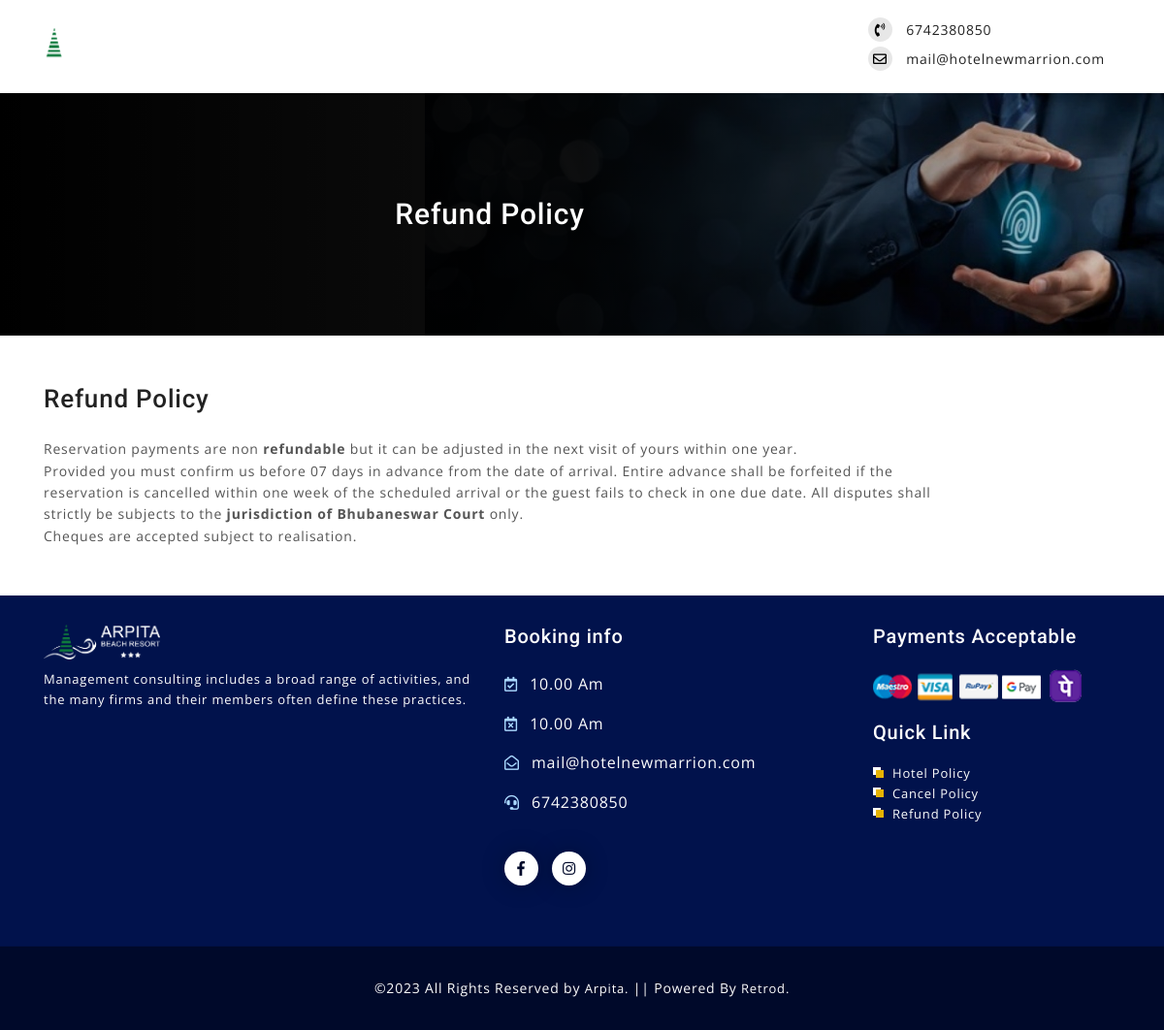
The page /be/refund-policy.php on the database its author committed.
### tables this page shows
CREATE TABLE `profile` (
  `id` int(11) NOT NULL,
  `name` varchar(250) NOT NULL,
  `email` varchar(250) NOT NULL,
  `primaryphone` varchar(150) NOT NULL,
  `address` text NOT NULL,
  `district` varchar(250) NOT NULL,
  `pincode` varchar(250) NOT NULL,
  `gst` varchar(250) NOT NULL,
  `description` text NOT NULL,
  `logo` varchar(250) NOT NULL,
  `logo2` varchar(250) NOT NULL,
  `favicon` varchar(250) NOT NULL,
  `url` varchar(550) NOT NULL,
  `checkIn` varchar(250) NOT NULL,
  `checkOut` varchar(250) NOT NULL,
  `waNo` varchar(15) DEFAULT NULL,
  `fbLink` varchar(250) NOT NULL,
  `inLink` varchar(250) NOT NULL,
  `twLink` varchar(250) NOT NULL
);

CREATE TABLE `term` (
  `id` int(11) NOT NULL,
  `policy` varchar(250) NOT NULL,
  `title` varchar(250) NOT NULL,
  `termContent` text NOT NULL,
  `status` int(11) NOT NULL DEFAULT 1
);

### be/admin/include/function.php (called while the page is built, shortened)
<?php
function hotelDetail(){
    global $conDB;
    $sql = mysqli_query($conDB, "select * from profile");
    $row = mysqli_fetch_assoc($sql);
    return $row;
}
?>

### be/refund-policy.php (the view, shortened to what this page needs)
<?php
include (SERVER_INCLUDE_PATH.'db.php');
include (SERVER_INCLUDE_PATH.'function.php');
$sql = mysqli_query($conDB, "select * from term where id ='3' ");
$row = mysqli_fetch_assoc($sql);
$title = $row['title'];
$termContent = $row['termContent'];
?>
<!doctype html>
<html lang="en">
<head>
    <?php include(SERVER_BOOKING_PATH.'/screen/head.php') ?>
</head>
<body>
    <?php include(SERVER_BOOKING_PATH.'/screen/navbar.php') ?>
    <section id="policySection">
        <div class="container">
            <div class="row">
                <div class="col-md-10">
                    <div class="content">
                        <h2><?php echo $title ?></h2>
                    </div>
                </div>
            </div>
        </div>
    </section>
    <section id="policyContent">
        <div class="container">
            <div class="row">
                <div class="col-md-10">
                    <div class="content">
                        <h4><?php echo $title ?></h4>
                        <div calss="caption">
                            <?php echo $termContent ?>
                        </div>
                    </div>
                </div>
            </div>
        </div>
    </section>
    <?php include(SERVER_BOOKING_PATH.'/screen/footer.php') ?>
    </body>
</html>

### be/screen/navbar.php (shortened to what this page needs)
<header id="navBar" class="header-static navbar-sticky navbar-light">
    <nav class="navbar navbar-expand-lg">
        <div class="container-fluid">
            <div class="flex">
                <div class="left_side">
                    <a style="display: flex;justify-content: center;align-items: center;" class="logo" href="<?php echo hotelDetail()['url'] ?>" target="blank">
                        <img style="width: 100%;height: auto;" src="<?php echo FRONT_SITE_IMG.hotelDetail()['logo'] ?>" alt="">
                    </a>
                </div>
                <div class="right_side">
                    <div class="contact_section">
                        <div class="box">
                            <a href="tel:<?php echo hotelDetail()['primaryphone'] ?>">
                                <span class="fas fa-phone-volume icon"></span>
                                <span><?php echo hotelDetail()['primaryphone'] ?></span>
                            </a>
                        </div>
                        <div class="box">
                            <a href="mailto: <?php echo hotelDetail()['email'] ?>">
                                <span class="far fa-envelope icon"></span>
                                <span><?php echo hotelDetail()['email'] ?></span>
                            </a>
                        </div>
                    </div>
                </div>
            </div>
        </div>
    </nav>
</header>

### be/screen/footer.php (shortened to what this page needs)
<footer class="footer footer-dark position-relative">
    <div class="footer_content">
        <div class="container">
            <div class="row">
                <div class="col-md-5">
                    <div class="caption">
                        <div class="logo" style="width: 120px; margin-bottom: 10px;"><a href="<?= hotelDetail()['url'] ?>" target="_blank"><img src="<?= FRONT_SITE_IMG.hotelDetail()['logo'] ?>" alt="<?php echo hotelDetail()['name'] ?> logo"></a></div>
                        <p id="footerDescCaption"><?php
                        $strlen = strlen(hotelDetail()['description']);
                            if(strlen(hotelDetail()['description']) > 180){
                                echo substr(hotelDetail()['description'], 0, 180).'<span id="footerDescReadMoreBtn">... <span style="color: #abd9ff;cursor: pointer;">Read More</span></span>';
                                echo '<span id="footerDescReadLessCaption" style="display:none">'. substr(hotelDetail()['description'], 180, $strlen) . '<span id="footerDescReadLessBtn" style="cursor: pointer;color: #abd9ff;"> Read Less</span></span>';
                            }else{
                                echo hotelDetail()['description'];
                            }
                        ?></p>
                    </div>
                </div>
                <div class="col-md-4">
                    <div class="booking_detail">
                        <h4>Booking info</h4>
                        <ul class="booking_info">
                            <li style="display: block;">
                                <i class="far fa-calendar-check"></i> <b><?php echo hotelDetail()['checkIn'] ?></b>
                            </li>
                            <li style="display: block;">
                                <i class="far fa-calendar-times"></i> <b><?php echo hotelDetail()['checkOut'] ?></b>
                            </li>
                            <li style="display: block;">
                                <a href="mailto:<?php echo hotelDetail()['email'] ?>"><i class="far fa-envelope-open"></i> <b><?php echo hotelDetail()['email'] ?></b></a>
                            </li>
                            <li style="display: block;">
                                <a href="tel:<?php echo hotelDetail()['primaryphone'] ?>"><i class="fas fa-headset"></i> <b><?php echo hotelDetail()['primaryphone'] ?></b></a>
                            </li>
                        </ul>
                        <br/>
                        <ul class="social">
                            <li style="display: inline-block;"><a href="<?= hotelDetail()['fb-link']?>" target="_blank"><i class="fab fa-facebook-f"></i></a></li>
                            <li style="display: inline-block;"><a href="<?= hotelDetail()['in-link']?>" target="_blank"><i class="fab fa-instagram"></i></a></li>
                        </ul>
                    </div>
                </div>
                <div class="col-md-3">
                    <h4>Payments Acceptable</h4>
                    <ul style="padding-top: 20px;">
                        <li style="display: inline-block;"><img style="width: 40px;" src="<?php echo FRONT_SITE_IMG ?>icon/master.png" alt=""></li>
                        <li style="display: inline-block;"><img style="width: 40px;" src="<?php echo FRONT_SITE_IMG ?>icon/visa.png" alt=""></li>
                        <li style="display: inline-block;"><img style="width: 40px;" src="<?php echo FRONT_SITE_IMG ?>icon/rupay.png" alt=""></li>
                        <li style="display: inline-block;"><img style="width: 40px;" src="<?php echo FRONT_SITE_IMG ?>icon/gpay.png" alt=""></li>
                        <li style="display: inline-block;"><img style="width: 40px;" src="<?php echo FRONT_SITE_IMG ?>icon/phonepe.png" alt=""></li>
                    </ul>
                    <h4 style="margin-top:15px">Quick Link</h4>
                    <ul style="padding-top: 20px;">
                        <li class="footer_link" style="display: block;"><a href="<?php echo FRONT_BOOKING_SITE ?>/hotel-policy.php" target="_blank"><span>Hotel Policy</span></a></li>
                        <li class="footer_link" style="display: block;"><a href="<?php echo FRONT_BOOKING_SITE ?>/cancel-policy.php" target="_blank"><span>Cancel Policy</span></a></li>
                        <li class="footer_link" style="display: block;"><a href="<?php echo FRONT_BOOKING_SITE ?>/refund-policy.php" target="_blank"><span>Refund Policy</span></a></li>
                    </ul>
                </div>
            </div>
        </div>
    </div>
    <div class="divider mt-3"></div>
    <div class="footer-copyright py-3">
        <div class="container">
            <div class="d-md-flex justify-content-between align-items-center py-3 text-center text-md-left">
                <div class="copyright-text">©<?php echo date('Y') ?> All Rights Reserved by <a href="<?php echo hotelDetail()['url'] ?>" target="blank"> <?php echo hotelDetail()['name'] ?>.</a> ||
                    Powered By <a target="blank" href="https://retrodtech.com"> Retrod.</a></div>
            </div>
        </div>
    </div>
</footer>

### be/css/style.css (style rules this page uses)
* { -webkit-user-select: none; -moz-user-select: none; user-select: none; }
h1, h2, h3, h4, h5, h6, p, b, strong { -webkit-user-select: text; -moz-user-select: text; user-select: text; }

### be/css/global.css (style rules this page uses)
html { font-size: 100%; }
html, body, div, span, applet, object, iframe, h1, h2, h3, h4, h5, h6, p, blockquote, pre, a, abbr, acronym, address, big, cite, code, del, dfn, em, font, ins, kbd, q, s, samp, small, strike, strong, sub, sup, tt, var, dl, dt, dd, ol, ul, li, fieldset, form, label, legend, table, caption, tbody, tfoot, thead, tr, th, td { border: 0; font-size: 100%; margin: 0; outline: 0; padding: 0; vertical-align: baseline; }
body { font-size: 14px; color: #555555; font-family: 'Open Sans', sans-serif; font-weight: normal; font-style: normal; line-height: 1.6; letter-spacing: 0.8px; }
h1, h2, h3, h4, h5, h6 { color: #222222; font-family: 'Roboto', sans-serif; font-weight: 500; }
h2 { font-size: 20px; }
h4 { font-size: 20px; }
img { border: none; max-width: 100%; height: auto; }
a { color: #222222; }
a, button, input { transition: all 0.3s ease-in-out 0s; -moz-transition: all 0.3s ease-in-out 0s; -o-transition: all 0.3s ease-in-out 0s; -webkit-transition: all 0.3s ease-in-out 0s; -ms-transition: all 0.3s ease-in-out 0s; }

### rows shown on the page
profile: logo (picture), primaryphone "6742380850", email "mail@hotelnewmarrion.com", description "Management consulting includes a broad range of activities, and the many firms and their members often define these practices.", checkIn "10.00 Am", checkOut "10.00 Am", name "Arpita"
term: title "Refund Policy", termContent "Reservation payments are non refundable but it can be adjusted in the next visit of yours within one year. Provided you must confirm us before 07 days in advance from the date of arrival. Entire advance shall be forfeited if the reservation is cancelled within one week of the scheduled arrival or the guest fails to check in one due date. All disputes shall strictly be subjects to the jurisdiction of Bhubaneswar Court only. Cheques are accepted subject to realisation."
